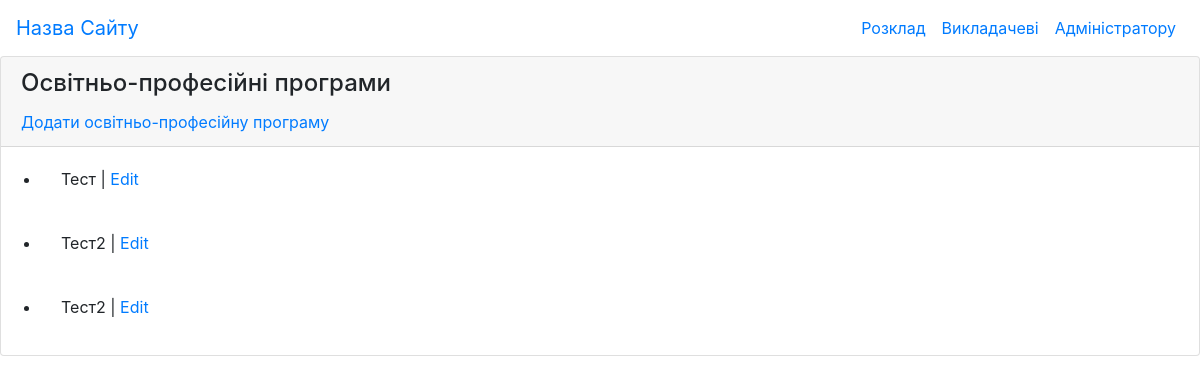
/control/educational-programs-create-or-update/, run on an earlier commit of the app's database.
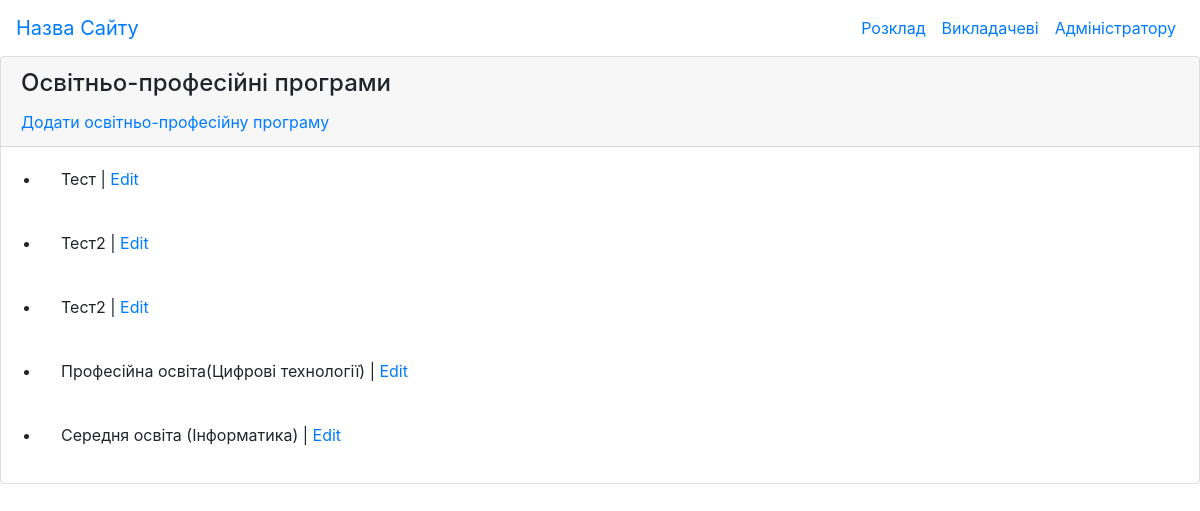
And on a later commit of the database.
### educational_programs/models.py (models this page shows, shortened)
class EducationalPrograms(models.Model):
    title=models.CharField('Назва',max_length=150)
    riven=models.CharField('Рівень',max_length=75)
    stupin=models.CharField('Ступінь',max_length=75)
    galuz=models.CharField('Галузь знань',max_length=75)
    specialnist=models.CharField('Спеціальність',max_length=75)
    specializaciya=models.CharField('Спеціалізація',max_length=75)
    osvKvalifikaciya=models.CharField('Освітня кваліфікація',max_length=150)
    profKvalifikaciya=models.CharField('Професійна кваліфікація',max_length=150)

### educational_programs/views.py (the view)
# urls.py: path('', EducationalProgramsList.as_view(), name='list_educational_programs'),
class  EducationalProgramsList ( ListView ):
    model = EducationalPrograms
    template_name = "educational_programs/educational_programs_list.html"
    context_object_name = "educational_programs"

### educational_programs/templates/educational_programs/educational_programs_list.html
{% extends "main/index.html" %}
{% block content %}
    <div class="card">
        <div class="card-header card-header-secondary">
            <h4 class="card-title">Освітньо-професійні програми</h4>
            <a href="{% url 'create_educational_programs' %}">Додати освітньо-професійну програму</a>
        </div>
        <ul>
            {% for educational_program in educational_programs %}
                <li class="card-body">{{ educational_program.title }} | <a href="{% url 'update_educational_programs' educational_program.id %}">Edit</a></li>
            {% endfor %}
        </ul>
    </div>
{% endblock content %}

What changed in the data, as far as the page shows it:
added EducationalPrograms: title "Професійна освіта(Цифрові технології)"
added EducationalPrograms: title "Середня освіта (Інформатика)"
